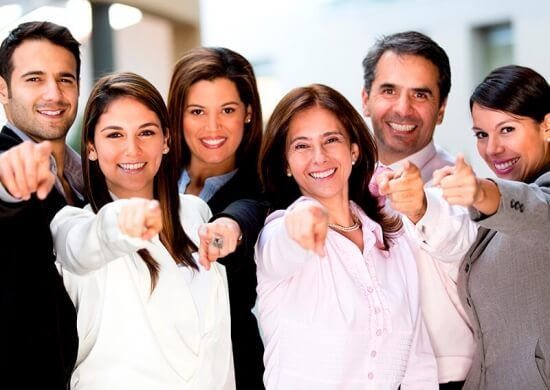
#> input picture pessoas_teste.jpg, 550 x 390 px
$ python deteccaoFaces1.py
#> lines starting #> are read from the running program, lines starting #| are printed output that depends on the picture
#import libraries
import cv2
import numpy as np

# Importando Classificador para deteccaoo de face
classificadorFace = cv2.CascadeClassifier("haarcascade_frontalface_default.xml")

def detectorFace (img, size=0.5):

    # COnvertendo imagem para escala de cinza
    gray = cv2.cvtColor(img, cv2.COLOR_BGR2GRAY)
    #imGray = cv2.imshow('imagem cinza', gray)
    #v2.waitKey(0)
    faces = classificadorFace.detectMultiScale(gray, 1.3, 5)
    #print(type(faces))
    #print('FACES:')
    #print(faces)

    if faces == ():
        print('Nao foi detectada nenhuma face na imagem.')
    else:
        n = len(faces)
        print(n)
        imgFace = img.copy()
        facesLista = faces.tolist()

        for j in range(n):
            x = facesLista[j][0]
            y = facesLista[j][1]
            w = facesLista[j][2]
            h = facesLista[j][3]
            print(x,y,w,h)
            imFace = cv2.rectangle (imgFace, (x, y), (x+w, y+h), (255, 0, 0), 2)
            #cv2.imshow("Crianca j", imFace)
            #cv2.waitKey
        return imFace, n

# Importando imagem a ser detectada a face
imCaminho = input("Coloque o caminho para imagem a ser detectada a face:\n")
#> the answer given: pessoas_teste.jpg
im = cv2.imread(imCaminho)
#> im is the input picture: shape (390, 550, 3); mean B, G, R 148.3, 152.6, 174.4
cv2.imshow('input image', im)
cv2.waitKey(0)

#chamando funcao de deteccao
rois_face, qtdFaces = detectorFace (im)
#> in detectorFace, `gray = cv2.cvtColor(img, cv2.COLOR_BGR2GRAY)`:
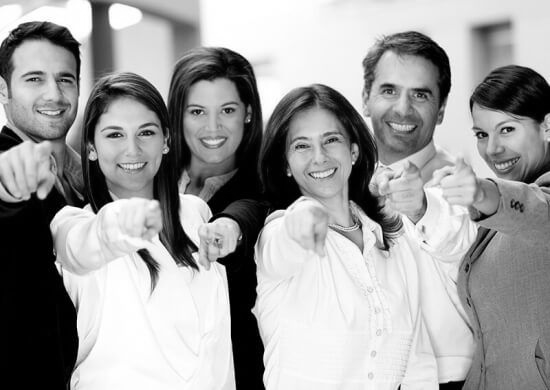
#> gray: shape (390, 550); min 0, max 255, mean 158.6
#> in detectorFace, `faces = classificadorFace.detectMultiScale(gray, 1.3, 5)`: faces = [[177, 85, 72, 72], [461, 107, 66, 66], [279, 115, 77, 77], [10, 50, 79, 79], [360, 59, 87, 87], [88, 104, 82, 82]]
#> (the run stopped early here; a loop or call above may not have finished)
